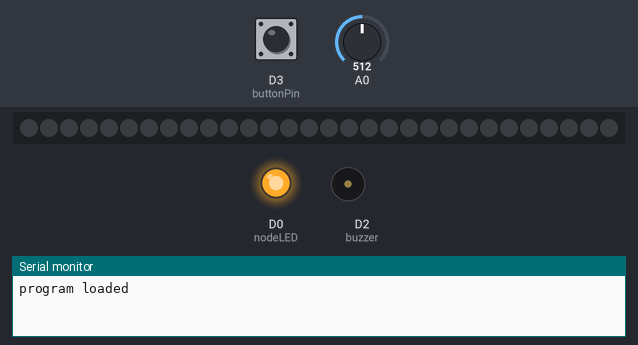
Recording of a sketch running on a simulated ESP8266 (NodeMCU). Parts: 30 RGB LEDs in strip order, left to right, output pins drawn as LEDs (lit = HIGH), buzzer (waves = sounding), the last lines printed to the serial monitor. The inputs (shaded band) are chosen by the test bench; at power-on: D3 (buttonPin) HIGH, A0 = 512. Pins used as bus, display or sensor lines are not drawn.

Above: at 1.2 s.
1.3 s: D3 (buttonPin) pulled LOW for 0.15 s
At 3.2 s:
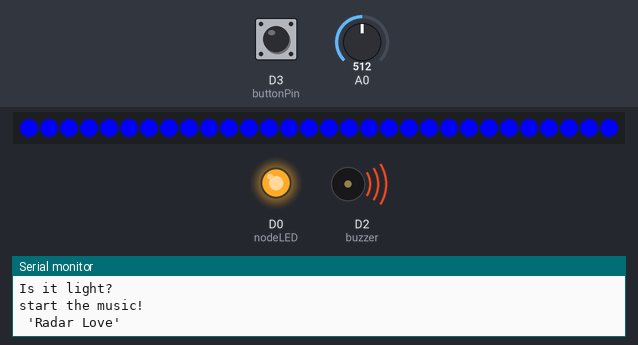
At 4.7 s:
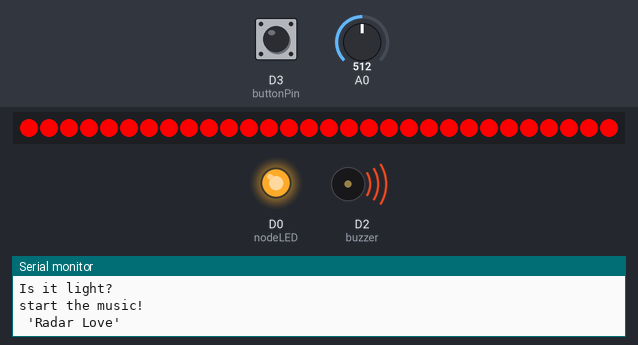
Timing chart, 0 to 10.4 s (numbered marks = the images above; inputs shaded):
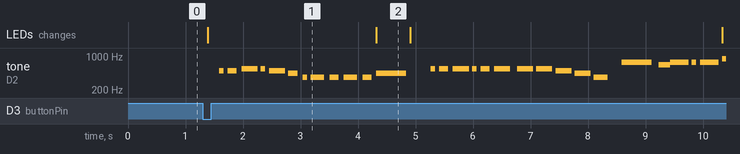

Measured:
- after the input at 1.3 s, tone on D2 (buzzer): plays 492 Hz for 0.08 s, 492 Hz for 0.16 s, 552 Hz for 0.28 s, 552 Hz for 0.08 s, 492 Hz for 0.28 s, 439 Hz for 0.16 s … (29 notes in this stretch), starting after 0.29 s; the LEDs: change after 0.09 s (image 1)
- what the display in image 2 shows lasts 0.6 s, from 4.3 s to 4.9 s

The sketch:

RadarLedBrothers.ino
```cpp
/*
* This project was built off of this example:
* http://www.princetronics.com/supermariothemesong/
* Keep in mind the board it was built for (nodeMCU) has a weird bug explained here:
* https://github.com/esp8266/Arduino/issues/2491#issuecomment-268137743
* Which I worked around by making sure the frequency is never 0
* pitches has a mapping of notes to frequencies, radarTunes has a mapping of notes
* and durations to the song Radar Love by Golden Earring (aka one of the best songs ever made)
* The project makes use of the adafruit neopixel library as well
*/

/*************************************************
 * Public Constants and includes
 *************************************************/
#include "pitches.h"
#include "radarTunes.h"

//LEDstrip stuff
#include <Adafruit_NeoPixel.h>
#ifdef __AVR__
  #include <avr/power.h>
#endif
////

int nodeLED = D0;
int melodyPin = D2; //PIEZO pun
int PIN = D4; //LED pin
int ledPin = LED_BUILTIN;
int buttonPin = D3; //BUTTON PIN
//Ok so I actually only have 5 pixels in my strip, but I didnt realize this influences the timing
//So after I had all the timing correct I found out writing to these non existent leds takes TIME
//If I set this number to the actual LED number (5) the beat is now waaay too fast. Keep that in mind when changing this number
Adafruit_NeoPixel strip = Adafruit_NeoPixel(30, PIN, NEO_GRB + NEO_KHZ800);

boolean start = false;
boolean sense = false;
int plays = 0;
int song = 0;

void setup(void)
{
  strip.begin();
  strip.show(); // Initialize all pixels to 'off'
  colorWipe(strip.Color(0, 0, 0), 1); // black

  Serial.begin(9600);
  pinMode(D2, OUTPUT);//buzzer
  pinMode(ledPin, OUTPUT);//led indicator when singing a note
  pinMode(buttonPin, INPUT);
  pinMode(nodeLED, OUTPUT);

  digitalWrite(nodeLED, HIGH);
  digitalWrite(ledPin, HIGH);


  Serial.println("program loaded");
}
void loop()
{
  // read the input on analog pin 0:
  int sensorValue = analogRead(A0);
  int buttonState = digitalRead(buttonPin);

  //Serial.println(sensorValue);
  //Serial.println(buttonState);

  if (sense)
  {
    showPower(sensorValue);
  }

  //Temp test to see if the floating value of the disconnected button ever gets to 0
  if (buttonState == 0)
  {
    //Serial.println("warning button at 0!!!");
    //Serial.println("");
  }

  //The button resets the number of plays
  if(buttonState == 0 && start)
  {
    plays = 0;
  }

  //(re)start the sensor
  else if(buttonState == 0 && !start )
  {

    Serial.println("Is it light?");
    sense = true;
  }

  //If it's dark enough (600 is lights out in my room) and plays < 3, sing the song
  if (sensorValue < 600 && start && plays <3)
  {
    colorWipe(strip.Color(0, 0, 0), 1); // black
    plays++;
    Serial.println("start the music!");
    //sing the tunes
    sing();
  }
}

void showPower(int light){
  //Serial.println(light);
  int green = strip.Color(0,10,0);
  int black = strip.Color(0,0,0);

  if (light > 900)  { strip.setPixelColor(4, green); }
  else {strip.setPixelColor(4, black);}
  if (light > 800)  { strip.setPixelColor(3, green); }
  else {strip.setPixelColor(3, black);}
  if (light > 700)  { strip.setPixelColor(2, green); }
  else {strip.setPixelColor(2, black);}
  if (light > 600)  { strip.setPixelColor(1, green); }
  else {strip.setPixelColor(1, black);}
  if (light > 500)  { strip.setPixelColor(0, green); }
  else {strip.setPixelColor(0, black);}
  strip.show();

  if (light < 600)
  {
    start = true;
  }
}

void sing() {
  // iterate over the notes of the melody:

  Serial.println(" 'Radar Love'");
  int size = sizeof(radarMelody) / sizeof(int);
  for (int thisNote = 0; thisNote < size; thisNote++) {
    // to calculate the note duration, take one second
    // divided by the note type.
    //e.g. quarter note = 1000 / 4, eighth note = 1000/8, etc.
    int noteDuration = 1;
    if (radarTempo[thisNote] > 100) //dirty little hack to allow tones longer than a full note
    {
      noteDuration = 1000 * (radarTempo[thisNote] - 100);
    }
    else {
      noteDuration = 1000 / radarTempo[thisNote];
    }

    buzz(melodyPin, radarMelody[thisNote], noteDuration);

    // to distinguish the notes, set a minimum time between them.
    // the note's duration + 30% seems to work well:
    //int pauseBetweenNotes = noteDuration * 1.30; //ORIGINAL
    int pauseBetweenNotes = noteDuration * .1;
    delay(pauseBetweenNotes);

    // stop the tone playing (this was in the original code but made pauses seem very long
    //buzz(melodyPin, 0, noteDuration);
  }
  colorWipe(strip.Color(0, 0, 0), 1); // black
  if (plays ==2) { start = false; } //reset start so we can measure power again
}

void buzz(int targetPin, long frequency, long length) {
  //Lets add some color
  colorWipe(strip.Color(255, 0, 0), 1); // Red

  //Changed the following line, the code crashes when freq is allowed to be 0
  if (frequency == 0)
  {
    frequency = 1;
  }
  if (length == 1000)
  {
    length = 999;   //need to do this because 1000 generates a high beep
  }
  long delayValue = 1000000 / frequency / 2; // calculate the delay value between transitions
  //// 1 second's worth of microseconds, divided by the frequency, then split in half since
  //// there are two phases to each cycle
  long numCycles = frequency * length / 1000; // calculate the number of cycles for proper timing
  //// multiply frequency, which is really cycles per second, by the number of seconds to
  //// get the total number of cycles to produce
  for (long i = 0; i < numCycles; i++) { // for the calculated length of time...
    digitalWrite(targetPin, HIGH); // write the buzzer pin high to push out the diaphram
    delayMicroseconds(delayValue); // wait for the calculated delay value
    digitalWrite(targetPin, LOW); // write the buzzer pin low to pull back the diaphram
    delayMicroseconds(delayValue); // wait again or the calculated delay value
  }
  //Change color
  colorWipe(strip.Color(0, 0, 250), 1); // blue

}

//Helper function for wiping colors
// Fill the dots one after the other with a color
void colorWipe(uint32_t c, uint8_t wait) {
  for(uint16_t i=0; i<strip.numPixels(); i++) {
    strip.setPixelColor(i, c);
    strip.show();
    //delay(wait);
  }
}
```

pitches.h
```cpp
/*************************************************
 * Public Constants
 *************************************************/

#define NOTE_B0  31
#define NOTE_C1  33
#define NOTE_CS1 35
#define NOTE_D1  37
#define NOTE_DS1 39
#define NOTE_E1  41
#define NOTE_F1  44
#define NOTE_FS1 46
#define NOTE_G1  49
#define NOTE_GS1 52
#define NOTE_A1  55
#define NOTE_AS1 58
#define NOTE_B1  62
#define NOTE_C2  65
#define NOTE_CS2 69
#define NOTE_D2  73
#define NOTE_DS2 78
#define NOTE_E2  82
#define NOTE_F2  87
#define NOTE_FS2 93
#define NOTE_G2  98
#define NOTE_GS2 104
#define NOTE_A2  110
#define NOTE_AS2 117
#define NOTE_B2  123
#define NOTE_C3  131
#define NOTE_CS3 139
#define NOTE_D3  147
#define NOTE_DS3 156
#define NOTE_E3  165
#define NOTE_F3  175
#define NOTE_FS3 185
#define NOTE_G3  196
#define NOTE_GS3 208
#define NOTE_A3  220
#define NOTE_AS3 233
#define NOTE_B3  247
#define NOTE_C4  262
#define NOTE_CS4 277
#define NOTE_D4  294
#define NOTE_DS4 311
#define NOTE_E4  330
#define NOTE_F4  349
#define NOTE_FS4 370
#define NOTE_G4  392
#define NOTE_GS4 415
#define NOTE_A4  440
#define NOTE_AS4 466
#define NOTE_B4  494
#define NOTE_C5  523
#define NOTE_CS5 554
#define NOTE_D5  587
#define NOTE_DS5 622
#define NOTE_E5  659
#define NOTE_F5  698
#define NOTE_FS5 740
#define NOTE_G5  784
#define NOTE_GS5 831
#define NOTE_A5  880
#define NOTE_AS5 932
#define NOTE_B5  988
#define NOTE_C6  1047
#define NOTE_CS6 1109
#define NOTE_D6  1175
#define NOTE_DS6 1245
#define NOTE_E6  1319
#define NOTE_F6  1397
#define NOTE_FS6 1480
#define NOTE_G6  1568
#define NOTE_GS6 1661
#define NOTE_A6  1760
#define NOTE_AS6 1865
#define NOTE_B6  1976
#define NOTE_C7  2093
#define NOTE_CS7 2217
#define NOTE_D7  2349
#define NOTE_DS7 2489
#define NOTE_E7  2637
#define NOTE_F7  2794
#define NOTE_FS7 2960
#define NOTE_G7  3136
#define NOTE_GS7 3322
#define NOTE_A7  3520
#define NOTE_AS7 3729
#define NOTE_B7  3951
#define NOTE_C8  4186
#define NOTE_CS8 4435
#define NOTE_D8  4699
#define NOTE_DS8 4978
```

radarTunes.h
```cpp
#define a4 NOTE_A4
#define b4 NOTE_B4
#define fs4 NOTE_FS4

#define c5 NOTE_C5
#define cs5 NOTE_CS5
#define d5 NOTE_d5
#define e5 NOTE_E5
#define fs5 NOTE_FS5
#define g5 NOTE_G5
#define gs5 NOTE_GS5
#define a5 NOTE_A5
#define as5 NOTE_AS5
#define b5 NOTE_B5

#define c6 NOTE_C6
#define g6 NOTE_G6
#define a6 NOTE_A6
#define as6 NOTE_AS6
#define b6 NOTE_B6

#define c7 NOTE_C7

//#define sh 32 // 1/32 of a whole note
//#define sn 16
//#define no 8
//#define me 4
//#define lo 2
//#define xlo 1 // 1 whole note
//#define xxlo 102 // 2 whole notes
//#define xxxlo 104 // 4 whole notes

int nLengths[] = {16, 8, 4, 2, 1, 102, 104};

int sh = nLengths[0];
int no = nLengths[1];
int me = nLengths[2];
int lo = nLengths[3];
int xlo = nLengths[4];
int xxlo = nLengths[5];
int sw = 12;    //swing note 1, damn you barry hayes
int swl = 6;  //swing note 2, see above

//This is a rest note. My code crashes if I use 0 but anything under 20 is not hearable anyway
int r = 1;
int radarMelody[] = {

  //I've been driving all night my hands wet on the wheel 0:47
  r, r, b4, b4, cs5, cs5, b4, a4, fs4, fs4, fs4, fs4, fs4, a4, r,
  //there's a voice 0:52
  r,r, cs5, cs5, cs5, cs5, cs5, cs5, r, cs5, cs5 , b4, a4, fs4, r,
  //My baby 0:57
  fs5, fs5, r, e5, fs5 ,fs5, fs5, fs5, a5, e5, fs5, r, r, r,
  //half post 4 1:02
  r, r, b4, cs5, b4, cs5, cs5, cs5, b4, cs5, cs5, b4, a4, fs4, r, r,
  //When she's lonely 1:07
  r, e5, e5, e5, gs5, r, gs5, fs5, e5, fs5, r, fs5, fs5, e5, fs5, r, r,
  //She sends a 1:12
  r, e5, e5, e5, gs5, r, gs5, fs5, e5, fs5 , r , r, fs5, e5, fs5, r, r,
  //don't need a
  gs5, gs5, fs5, gs5, fs5, gs5, r, r,

  //We've got a thing and it's a called radar love
  a5, a5, a5,
  fs5, e5,
  e5, e5, e5,
  e5, e5, fs5, a5,
  r, r
  ,
  //We've got a thing in the air
  r, a5, a5, a5, fs5, r,
  cs5, cs5, cs5, b4, r, r

};
int radarTempo[]{
  //I've been driving all night my hands wet on the wheel 0:47
  lo, swl, sw, swl, me, sw, me, swl, sw, me, swl, me, swl, lo, xlo,
  //there's a voice 0:52
  lo, swl, sw, swl, me, sw, swl, me, sw, me, me, me, me, me, xlo,
  //My baby 0:57
  swl, me, sw, swl, me , sw, swl, sw, me, swl, me, sw, me, xlo,
  //half post 4 1:02
  me, swl, sw, swl, sw, me, me, swl, sw, me, me, me, me, me, xlo, xlo,
  //When she's lonely 1:07
  me, me, swl, me, me, sw, me, me, swl, me, sw, me, me, swl, lo, sw, lo,
  //She sends a 1:12
  me, me, me, swl, me, sw, me, me, swl, me, sw, me, me, swl, lo, sw, lo,
   //don't need a
  me, swl, sw, me, swl, lo, sw, lo,

  //We've got a thing and it's a called radar love
  me, no, me,
  me, lo,
  no, me, lo,
  no, me, me, lo,
  me, no
  ,
  //We've got a thing in the air
  me, me, no, me, lo, no,
  me, no, me, lo, me, no
};
```
